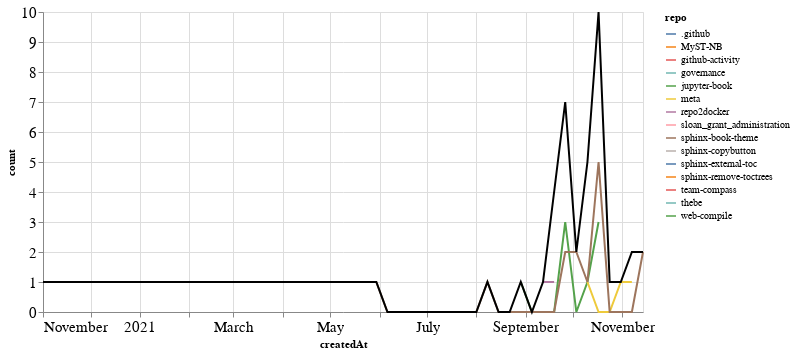

Source (notebook cell):
### Markdown cell above
### PRs

### Code cell
prs_time = prs.groupby('repo').resample('W', on='createdAt').count()['author'].reset_index()
prs_time = prs_time.rename(columns={'author': 'count'})
prs_time_total = prs_time.groupby('createdAt').agg({"count": "sum"}).reset_index()

ch1 = alt.Chart(prs_time, width=600).mark_line().encode(
    x='createdAt',
    y='count',
    color='repo',
    tooltip="repo"
)

ch2 = alt.Chart(prs_time_total, width=600).mark_line(color="black").encode(
    x='createdAt',
    y='count',
)

ch1 + ch2

### Figure 1 — Vega-Lite specification as saved in the notebook (floating-point values rounded to 4 significant figures)
{"config": {"axisLeft": {"labelFontSize": 15}, "axisBottom": {"labelFontSize": 15}}, "layer": [{"data": {"name": "data-ef031fd0e72416da2bdac2fe367b7de8"}, "mark": "line", "encoding": {"color": {"type": "nominal", "field": "repo"}, "tooltip": {"type": "nominal", "field": "repo"}, "x": {"type": "temporal", "field": "createdAt"}, "y": {"type": "quantitative", "field": "count"}}, "width": 600}, {"data": {"name": "data-3b6f6e60816364e2e43a24841d3c8d18"}, "mark": {"type": "line", "color": "black"}, "encoding": {"x": {"type": "temporal", "field": "createdAt"}, "y": {"type": "quantitative", "field": "count"}}, "width": 600}], "$schema": "https://vega.github.io/schema/vega-lite/v4.8.1.json", "datasets": {"data-ef031fd0e72416da2bdac2fe367b7de8": [{"repo": ".github", "createdAt": "2021-11-07T00:00:00", "count": 1}, {"repo": "MyST-NB", "createdAt": "2021-10-10T00:00:00", "count": 1}, {"repo": "github-activity", "createdAt": "2021-04-04T00:00:00", "count": 1}, {"repo": "governance", "createdAt": "2021-09-19T00:00:00", "count": 2}, {"repo": "jupyter-book", "createdAt": "2021-08-29T00:00:00", "count": 1}, {"repo": "jupyter-book", "createdAt": "2021-09-05T00:00:00", "count": 0}, {"repo": "jupyter-book", "createdAt": "2021-09-12T00:00:00", "count": 0}, {"repo": "jupyter-book", "createdAt": "2021-09-19T00:00:00", "count": 0}, {"repo": "jupyter-book", "createdAt": "2021-09-26T00:00:00", "count": 3}, {"repo": "jupyter-book", "createdAt": "2021-10-03T00:00:00", "count": 0}, {"repo": "jupyter-book", "createdAt": "2021-10-10T00:00:00", "count": 1}, {"repo": "jupyter-book", "createdAt": "2021-10-17T00:00:00", "count": 3}, {"repo": "meta", "createdAt": "2021-10-10T00:00:00", "count": 1}, {"repo": "meta", "createdAt": "2021-10-17T00:00:00", "count": 0}, {"repo": "meta", "createdAt": "2021-10-24T00:00:00", "count": 0}, {"repo": "meta", "createdAt": "2021-10-31T00:00:00", "count": 1}, {"repo": "meta", "createdAt": "2021-11-07T00:00:00", "count": 1}, {"repo": "repo2docker", "createdAt": "2021-09-12T00:00:00", "count": 1}, {"repo": "repo2docker", "createdAt": "2021-09-19T00:00:00", "count": 1}, {"repo": "sloan_grant_administration", "createdAt": "2021-10-10T00:00:00", "count": 1}, {"repo": "sphinx-book-theme", "createdAt": "2021-05-30T00:00:00", "count": 1}, {"repo": "sphinx-book-theme", "createdAt": "2021-06-06T00:00:00", "count": 0}, {"repo": "sphinx-book-theme", "createdAt": "2021-06-13T00:00:00", "count": 0}, {"repo": "sphinx-book-theme", "createdAt": "2021-06-20T00:00:00", "count": 0}, {"repo": "sphinx-book-theme", "createdAt": "2021-06-27T00:00:00", "count": 0}, {"repo": "sphinx-book-theme", "createdAt": "2021-07-04T00:00:00", "count": 0}, {"repo": "sphinx-book-theme", "createdAt": "2021-07-11T00:00:00", "count": 0}, {"repo": "sphinx-book-theme", "createdAt": "2021-07-18T00:00:00", "count": 0}, {"repo": "sphinx-book-theme", "createdAt": "2021-07-25T00:00:00", "count": 0}, {"repo": "sphinx-book-theme", "createdAt": "2021-08-01T00:00:00", "count": 0}, {"repo": "sphinx-book-theme", "createdAt": "2021-08-08T00:00:00", "count": 1}, {"repo": "sphinx-book-theme", "createdAt": "2021-08-15T00:00:00", "count": 0}, {"repo": "sphinx-book-theme", "createdAt": "2021-08-22T00:00:00", "count": 0}, {"repo": "sphinx-book-theme", "createdAt": "2021-08-29T00:00:00", "count": 0}, {"repo": "sphinx-book-theme", "createdAt": "2021-09-05T00:00:00", "count": 0}, {"repo": "sphinx-book-theme", "createdAt": "2021-09-12T00:00:00", "count": 0}, {"repo": "sphinx-book-theme", "createdAt": "2021-09-19T00:00:00", "count": 0}, {"repo": "sphinx-book-theme", "createdAt": "2021-09-26T00:00:00", "count": 2}, {"repo": "sphinx-book-theme", "createdAt": "2021-10-03T00:00:00", "count": 2}, {"repo": "sphinx-book-theme", "createdAt": "2021-10-10T00:00:00", "count": 1}, {"repo": "sphinx-book-theme", "createdAt": "2021-10-17T00:00:00", "count": 5}, {"repo": "sphinx-book-theme", "createdAt": "2021-10-24T00:00:00", "count": 0}, {"repo": "sphinx-book-theme", "createdAt": "2021-10-31T00:00:00", "count": 0}, {"repo": "sphinx-book-theme", "createdAt": "2021-11-07T00:00:00", "count": 0}, {"repo": "sphinx-book-theme", "createdAt": "2021-11-14T00:00:00", "count": 2}, {"repo": "sphinx-copybutton", "createdAt": "2021-10-17T00:00:00", "count": 2}, {"repo": "sphinx-external-toc", "createdAt": "2021-09-19T00:00:00", "count": 1}, {"repo": "sphinx-remove-toctrees", "createdAt": "2021-10-24T00:00:00", "count": 1}, {"repo": "team-compass", "createdAt": "2021-09-26T00:00:00", "count": 1}, {"repo": "thebe", "createdAt": "2020-11-01T00:00:00", "count": 1}, {"repo": "web-compile", "createdAt": "2021-09-26T00:00:00", "count": 1}], "data-3b6f6e60816364e2e43a24841d3c8d18": [{"createdAt": "2020-11-01T00:00:00", "count": 1}, {"createdAt": "2021-04-04T00:00:00", "count": 1}, {"createdAt": "2021-05-30T00:00:00", "count": 1}, {"createdAt": "2021-06-06T00:00:00", "count": 0}, {"createdAt": "2021-06-13T00:00:00", "count": 0}, {"createdAt": "2021-06-20T00:00:00", "count": 0}, {"createdAt": "2021-06-27T00:00:00", "count": 0}, {"createdAt": "2021-07-04T00:00:00", "count": 0}, {"createdAt": "2021-07-11T00:00:00", "count": 0}, {"createdAt": "2021-07-18T00:00:00", "count": 0}, {"createdAt": "2021-07-25T00:00:00", "count": 0}, {"createdAt": "2021-08-01T00:00:00", "count": 0}, {"createdAt": "2021-08-08T00:00:00", "count": 1}, {"createdAt": "2021-08-15T00:00:00", "count": 0}, {"createdAt": "2021-08-22T00:00:00", "count": 0}, {"createdAt": "2021-08-29T00:00:00", "count": 1}, {"createdAt": "2021-09-05T00:00:00", "count": 0}, {"createdAt": "2021-09-12T00:00:00", "count": 1}, {"createdAt": "2021-09-19T00:00:00", "count": 4}, {"createdAt": "2021-09-26T00:00:00", "count": 7}, {"createdAt": "2021-10-03T00:00:00", "count": 2}, {"createdAt": "2021-10-10T00:00:00", "count": 5}, {"createdAt": "2021-10-17T00:00:00", "count": 10}, {"createdAt": "2021-10-24T00:00:00", "count": 1}, {"createdAt": "2021-10-31T00:00:00", "count": 1}, {"createdAt": "2021-11-07T00:00:00", "count": 2}, {"createdAt": "2021-11-14T00:00:00", "count": 2}]}}
